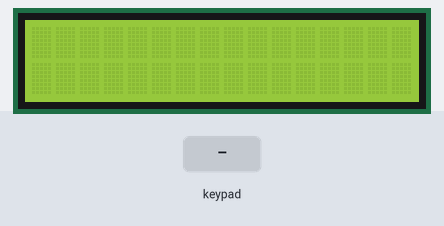
The sketch below on a simulated Arduino Uno, built with avr-gcc and run on an emulated ATmega328P. Parts: 16×2 character LCD. Inputs (shaded band) come from the test bench.

Above: at 1.2 s.
1.3 s: keypad keys 1 2 3 4 # pressed 0.4 s apart
At 3.0 s:
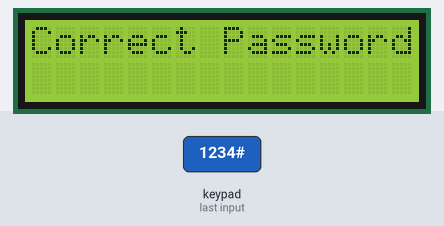
6.0 s: key 'A' pressed
At 6.8 s:
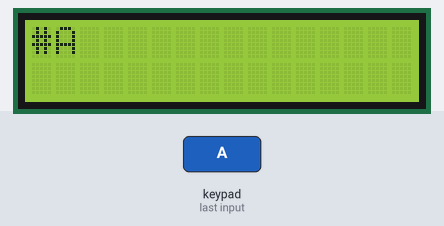
7.5 s: keypad keys 1 2 3 4 * pressed 0.4 s apart
At 8.2 s:
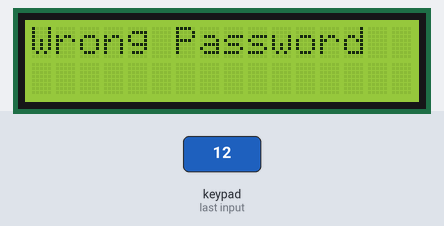
11.7 s: key '1' pressed
At 14.1 s:
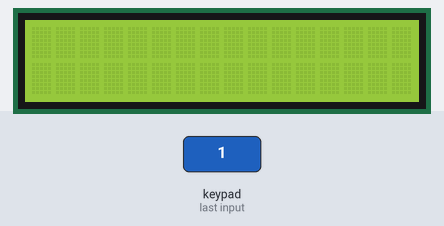
14.7 s: key 'B' pressed
At 15.8 s:
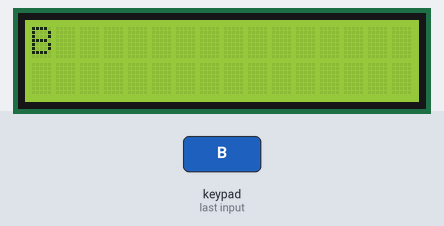
16.2 s: keypad keys 1 2 3 4 A pressed 0.4 s apart
At 20.5 s:
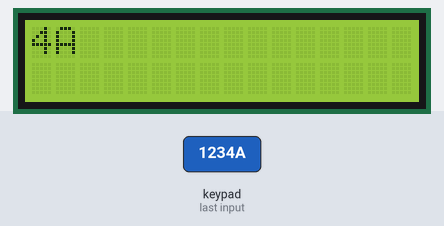
Timing chart, 0 to 21.7 s (numbered marks = the images above; inputs shaded):
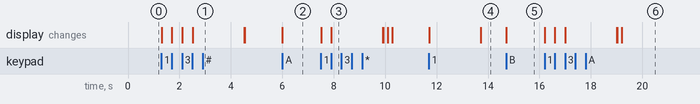

The sketch:

code.ino
```cpp
#include <LiquidCrystal.h>
#include <Keypad.h>

LiquidCrystal lcd{13, 12, 11, 10, 9, 8};
String passwd = "1234";
String inputedPasswd = "";

const byte ROWS = 4;
const byte COLS = 4;

char hexaKeys[ROWS][COLS] = {
  {'1','2','3','A'},
  {'4','5','6','B'},
  {'7','8','9','C'},
  {'*','0','#','D'}
};
byte rowPins[ROWS] = {7, 6, 5, 4};
byte colPins[COLS] = {3, 2, 1, 0};

Keypad customKeypad = Keypad( makeKeymap(hexaKeys), rowPins, colPins, ROWS, COLS);

void setup(){
  lcd.begin(16, 2);
}

void loop(){
  char inputedChar = customKeypad.waitForKey();

  if (inputedChar){
    inputedPasswd += inputedChar;
    lcd.print(inputedChar);
  }
  if (inputedPasswd.length() == passwd.length() && inputedPasswd == passwd)
  {
    lcd.clear();
	lcd.print("Correct Password");
    delay(2000);
    lcd.clear();
    inputedPasswd = "";
  }
  else if (inputedPasswd.length() == passwd.length() && inputedPasswd != passwd)
  {
    lcd.clear();
	lcd.print("Wrong Password");
    delay(2000);
    lcd.clear();
    inputedPasswd = "";
  }
}
```

Measured:
- after the input at 1.3 s, the display: first changes at once (image 1 shows a later state)
- after the input at 6.0 s, the display: changes at once (image 2)
- after the input at 7.5 s, the display: first changes at once (image 3 shows a later state)
- after the input at 11.7 s, the display: first changes at once (image 4 shows a later state)
- after the input at 14.7 s, the display: changes at once (image 5)
- after the input at 16.2 s, the display: first changes at once (image 6 shows a later state)
